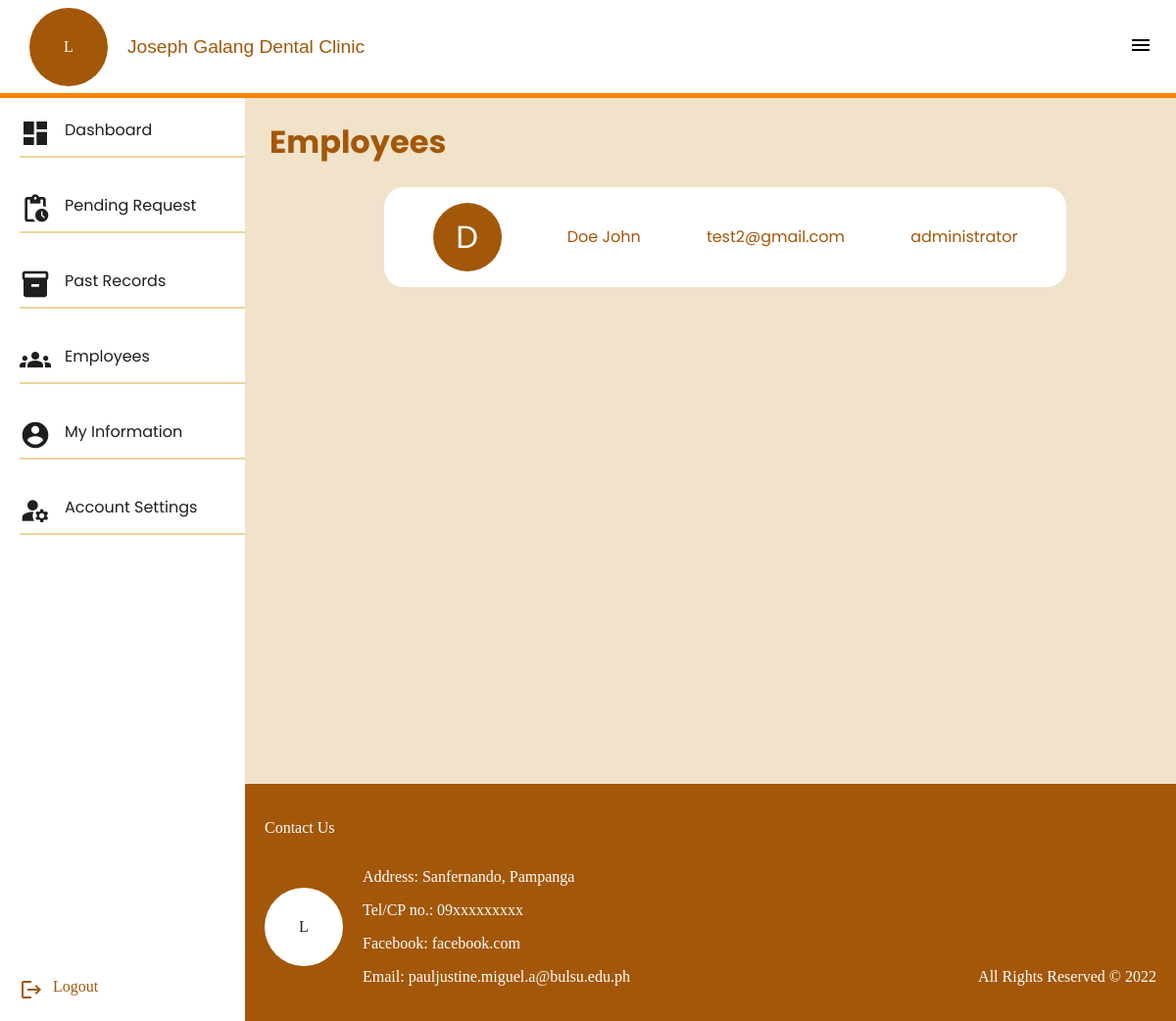
The page /admin/employees.php (signed in) on the database its author committed.
### tables this page shows
CREATE TABLE `account_info` (
  `account_ID` int(10) NOT NULL,
  `fname` varchar(30) NOT NULL,
  `lname` varchar(30) NOT NULL,
  `contactNo` varchar(10) NOT NULL,
  `email` varchar(255) NOT NULL
);

### admin/employees.php (the view, shortened to what this page needs)
<?php
require("partials/head.php");
$employees = [];
$query = "SELECT accounts.permissionLvl,
account_info.email, account_info.lname,account_info.fname
FROM accounts
INNER JOIN account_info
ON accounts.email = account_info.email
WHERE accounts.permissionLvl >0;
";
require("../php/dbConnect.php");
$result = mysqli_query($conn, $query);
if (mysqli_num_rows($result) <= 0) {
    echo showModalError("Can't Retrieve Emails");
} else {
    while ($row = mysqli_fetch_assoc($result)) {
        array_push($employees, $row);
    }
}
?>
<main>
    <h1>Employees</h1>
    <section class="employees-wrapper">
        <?php foreach ($employees as $employee) : ?>
            <div class="emp-wrapper">
                <div class="img-wrapper">
                    <span><?= $employee['lname'][0] ?></span>
                </div>
                <p><?= $employee['lname'] . " " .  $employee['fname']; ?> </p>
                <p><?= $employee["email"] ?></p>
                <p><?= $employee["permissionLvl"] == 1
                        ? "employee" : "administrator"   ?></p>
            </div>
        <?php endforeach; ?>
    </section>
</main>
<?php require("partials/footer.php"); ?>

### admin/assets/style.css (style rules this page uses)
* { box-sizing: border-box; }
body { margin: 0; font-family: "Poppins SemiBold"; min-height: 100vh; scroll-behavior: smooth; }
main { padding: 25px; padding-top: 100px; color: #a35709; background-color: #f0e3ca; padding-bottom: 50px; min-height: 100vh; font-family: "Poppins", sans-serif; }
main > section { padding-left: 30px; }
.employees-wrapper .emp-wrapper { display: flex; flex-flow: row nowrap; padding: 1rem; justify-content: space-around; align-items: center; background-color: white; width: 80%; margin: 0 auto; border-radius: 20px; margin-bottom: 20px; }
.emp-wrapper .img-wrapper { max-width: 100px; height: 70px; width: 70px; border-radius: 100%; background: #a35709; color: white; display: flex; justify-content: center; align-items: center; font-size: 2rem; font-size: bold; }

### rows shown on the page
account_info: lname "D", lname "Doe", fname "John", email "test2@gmail.com"
